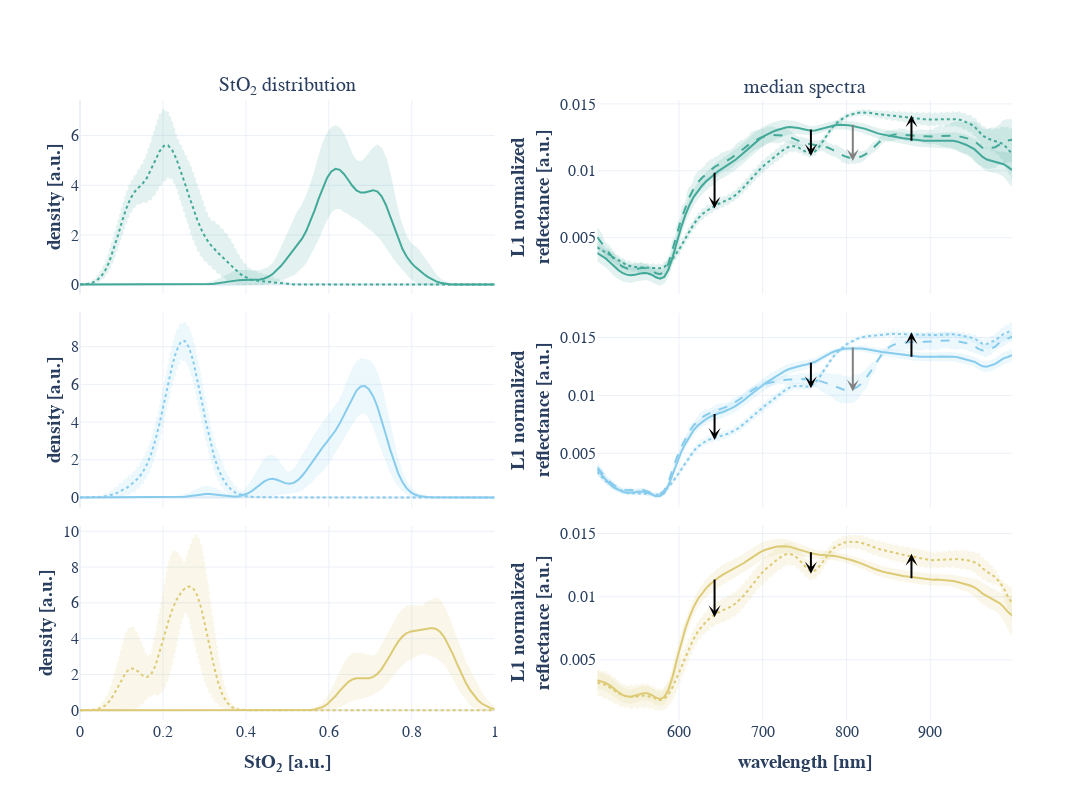

Here is the notebook cell this chart was saved with:
### Code cell
n_rows = 3
n_cols = 2
fig = make_subplots(
    n_rows,
    n_cols,
    subplot_titles=["StO<sub>2</sub> distribution", "median spectra"],
    shared_xaxes=True,
    vertical_spacing=0.03,
    horizontal_spacing=0.11,
)
wavelengths = np.arange(500, 1000, 5) + 2.5
dash_styles = {
    "physiological": "solid",
    "malperfused": "dot",
    "icg": "dash",
}
icg_position = 61

arrows = []
for row_idx, species_name in enumerate(settings_species.species_colors.keys()):
    arrow_positions = {
        28: [],
        51: [],
        75: [],
    }

    states = ["physiological", "malperfused"]
    if species_name != "human":
        states.append("icg")
        arrow_positions[icg_position] = []

    for perfusion_state in states:
        df_state = dfg_bootstraps[
            (dfg_bootstraps.species_name == species_name) & (dfg_bootstraps.perfusion_state == perfusion_state)
        ]
        df_state_spectrum = dfg[(dfg.species_name == species_name) & (dfg.perfusion_state == perfusion_state)]
        color = settings_species.species_colors[species_name]
        dash = dash_styles[perfusion_state]

        if perfusion_state != "icg":
            # StO2 distribution
            add_range_fill(
                fig=fig,
                x=x_param,
                top_line=df_state["param_kde_q975"].item(),
                mid_line=df_state["param_kde_mean"].item(),
                bottom_line=df_state["param_kde_q025"].item(),
                color=color,
                line_dash=dash,
                name=perfusion_state,
                row=row_idx + 1,
                col=1,
            )

            fig.update_yaxes(title="<b>density [a.u.]</b>", title_standoff=0, row=row_idx + 1, col=1)
            if row_idx == n_rows - 1:
                fig.update_xaxes(title="<b>StO<sub>2</sub> [a.u.]</b>", row=row_idx + 1, col=1)

        spec = np.stack(df_state_spectrum["median_normalized_spectrum"])  # Spectra from all subjects
        spec_mean = np.mean(spec, axis=0)
        spec_std = np.std(spec, axis=0)

        for c in arrow_positions.keys():
            if c == icg_position and perfusion_state != "malperfused":
                arrow_positions[c].append(spec_mean[c])
            elif c != icg_position and perfusion_state != "icg":
                arrow_positions[c].append(spec_mean[c])

        # Median spectra
        add_range_fill(
            fig=fig,
            x=wavelengths,
            top_line=spec_mean + spec_std,
            mid_line=spec_mean,
            bottom_line=spec_mean - spec_std,
            color=color,
            line_dash=dash,
            name=perfusion_state,
            row=row_idx + 1,
            col=2,
        )

        fig.update_yaxes(title="<b>L1 normalized<br>reflectance [a.u.]</b>", row=row_idx + 1, col=2)
        if row_idx == n_rows - 1:
            fig.update_xaxes(title="<b>wavelength [nm]</b>", row=row_idx + 1, col=2)

    arrows.append(arrow_positions)

for row_idx, arrow in enumerate(arrows):
    for c, positions in arrow.items():
        y_overfill = 0.0002 if positions[0] > positions[1] else -0.0002
        fig.add_annotation(
            ax=wavelengths[c],  # xstart
            ay=positions[0] + y_overfill,  # ystart
            x=wavelengths[c],  # xend
            y=positions[1] - y_overfill,  # yend
            xref=f"x{row_idx * n_cols + 2}",
            yref=f"y{row_idx * n_cols + 2}",
            axref=f"x{row_idx * n_cols + 2}",
            ayref=f"y{row_idx * n_cols + 2}",
            showarrow=True,
            arrowhead=3,
            arrowwidth=2,
            arrowcolor="gray" if c == icg_position else "black",
            text="",
            row=row_idx + 1,
            col=2,
        )

fig.update_layout(height=800, width=1200, template="plotly_white")
fig.update_annotations(font=dict(size=20))
for i, annotation in enumerate(fig.layout.annotations):
    fig.layout.annotations[i].text = settings_rat.labels_paper_renaming.get(
        fig.layout.annotations[i].text, fig.layout.annotations[i].text
    )
fig.update_yaxes(title_standoff=5)
fig.update_layout(font_family="Libertinus Sans", font_size=16)
fig.update_layout(showlegend=False)
fig.write_image(settings_species.paper_dir / "malperfused_spectra_base.pdf")
fig
